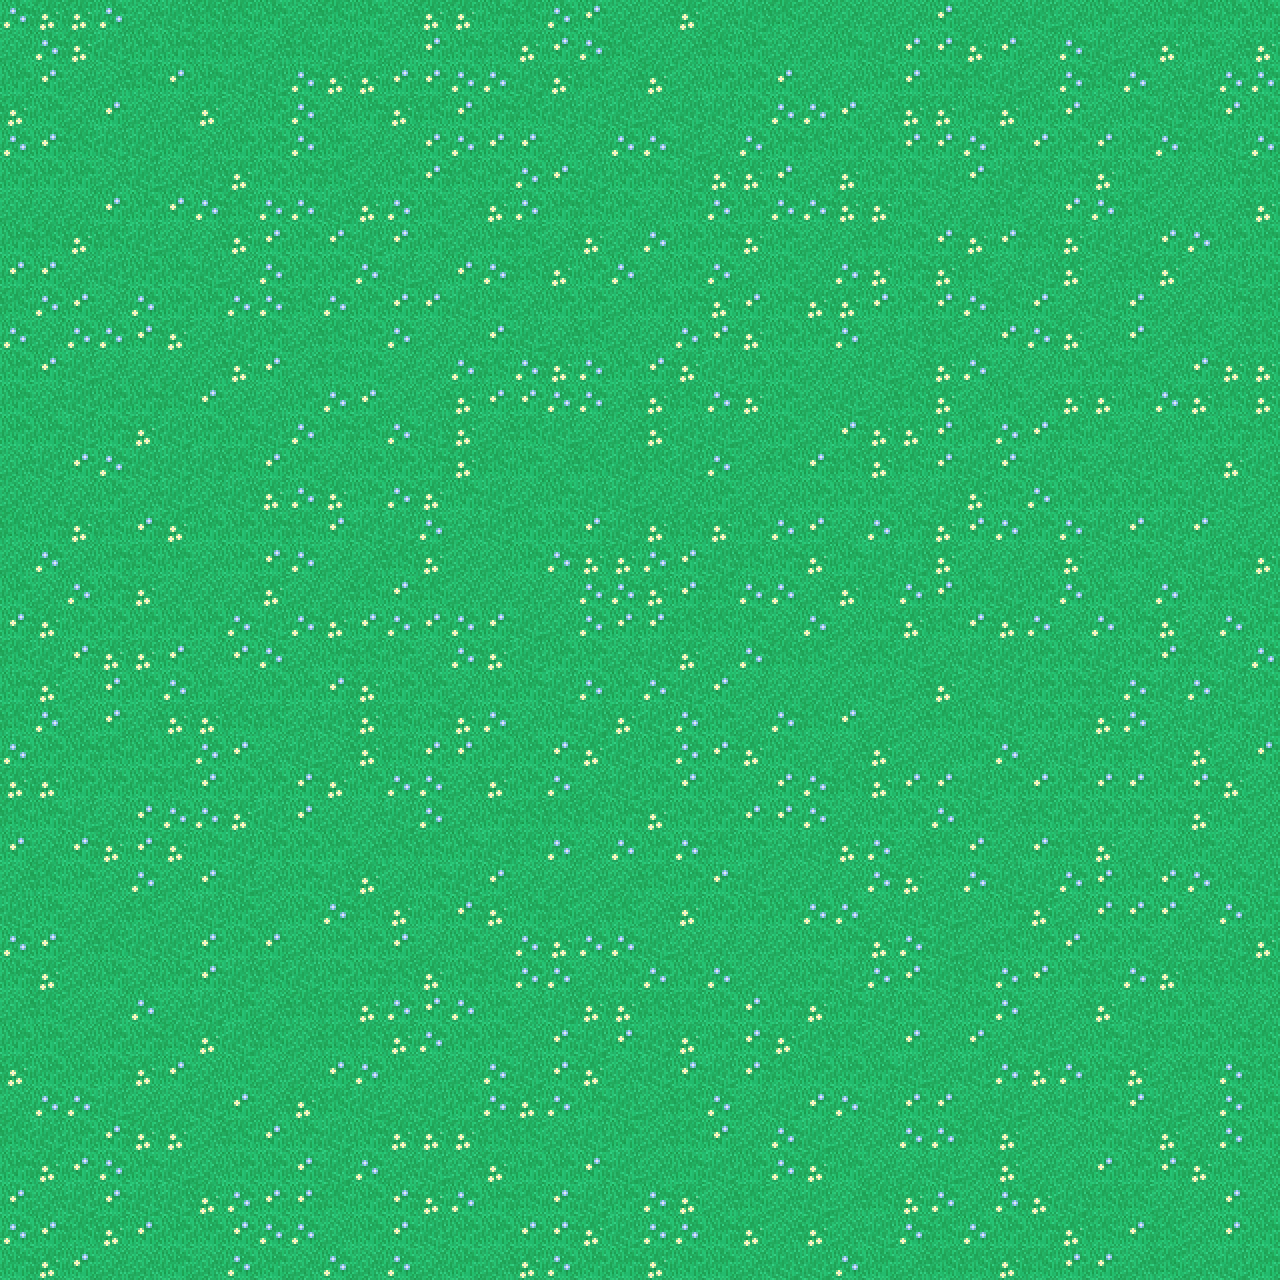

This is a level from a 2D game, rendered from its Tiled map with the project's own tilesets. A one-line summary and the complete map file follow:
An orthogonal 40x40 tile map with 32x32 px tiles, 1 tile layer (ground), 2 tilesets and 1 object (Exit).

<map version="1.0" orientation="orthogonal" width="40" height="40" tilewidth="32" tileheight="32">
 <tileset firstgid="1" name="grass" tilewidth="32" tileheight="32">
  <image source="tilesets/grass.png" width="96" height="192" />
 </tileset>
 <tileset firstgid="19" name="tilesheet" tilewidth="32" tileheight="32">
  <image source="tilesets/tilesheet.png" width="640" height="3136" />
 </tileset>
 <layer name="ground" width="40" height="40">
  <data encoding="csv">
178,177,177,178,196,197,217,217,218,196,217,218,198,177,177,218,217,178,176,196,196,177,196,197,217,196,198,198,198,176,196,196,197,196,218,196,216,217,216,218,
196,178,177,197,216,218,217,217,198,217,197,218,198,176,218,217,177,176,178,217,198,198,217,218,196,198,218,197,176,176,177,176,198,178,197,198,177,218,198,177,
218,176,196,198,217,176,216,197,197,178,177,177,176,176,178,178,197,177,217,198,177,196,216,216,176,196,198,216,176,216,217,197,196,178,217,178,196,197,178,178,
177,218,196,176,196,198,177,198,218,178,196,216,177,217,176,216,217,197,197,197,196,197,197,218,178,178,176,196,177,177,216,177,216,176,198,218,197,217,176,218,
178,176,217,197,197,216,198,216,216,178,218,198,196,176,178,176,176,196,198,178,178,197,198,178,218,217,216,218,176,176,178,218,176,218,176,216,178,217,197,178,
216,216,216,198,197,198,197,177,216,218,217,198,216,176,217,218,178,176,197,218,216,197,177,177,176,196,177,216,216,197,176,197,217,218,177,218,196,196,216,217,
198,196,198,176,216,176,178,217,178,178,197,177,178,216,198,177,178,216,217,216,196,218,178,216,178,178,177,177,218,196,198,217,198,176,178,217,198,196,196,177,
218,217,177,217,197,196,198,177,176,216,176,197,176,216,198,216,217,198,177,196,178,218,216,177,218,198,196,217,218,176,177,176,217,177,197,197,176,178,216,218,
176,176,196,197,218,218,197,198,178,216,216,178,197,198,176,178,217,177,218,178,196,218,178,198,216,196,178,177,216,177,217,198,197,177,196,217,177,198,197,218,
217,178,176,198,178,218,216,178,178,217,178,216,176,176,197,216,198,218,218,198,216,216,177,176,218,177,177,176,218,176,178,217,176,198,197,176,196,198,216,217,
178,196,178,178,176,177,196,197,218,196,217,218,178,198,196,176,197,196,217,196,198,178,176,177,216,216,178,196,197,217,198,176,178,177,196,176,196,217,198,217,
216,176,197,196,198,196,198,177,176,196,217,216,196,198,178,217,178,177,178,218,176,177,197,218,218,196,198,197,196,177,178,198,198,216,218,217,196,176,177,177,
218,198,197,216,216,217,176,196,196,216,178,176,196,196,177,176,176,178,178,196,177,217,178,177,218,198,197,198,217,177,198,218,198,177,177,218,178,177,217,177,
216,216,197,216,177,197,216,218,197,178,218,217,178,197,177,198,217,197,196,198,177,197,197,198,218,198,176,177,177,176,218,178,176,217,216,198,198,218,218,217,
198,197,176,178,197,197,197,217,176,216,198,218,218,218,177,217,216,196,217,197,217,197,178,198,217,176,217,177,217,176,197,176,197,218,198,197,216,196,177,197,
196,198,198,218,196,197,198,197,177,178,177,216,178,177,216,197,196,216,197,197,196,196,216,198,198,216,218,216,198,197,177,218,178,218,218,216,216,197,197,196,
217,218,177,217,176,177,216,218,216,217,176,197,197,178,198,197,218,218,176,197,177,217,177,216,178,176,198,178,218,177,176,178,218,178,197,176,197,176,198,196,
198,178,198,216,217,218,198,216,176,178,196,196,217,177,198,196,216,178,177,177,178,176,197,217,218,177,218,197,197,177,196,196,196,177,196,216,196,197,216,177,
218,198,178,218,177,198,196,196,177,196,198,217,176,217,196,198,198,196,178,178,177,176,217,178,178,196,177,217,178,176,216,197,216,178,216,198,178,218,217,197,
176,177,218,218,216,216,216,178,197,178,177,176,178,176,178,176,197,198,178,176,176,217,217,218,198,178,196,218,177,217,176,177,178,196,178,216,177,198,178,216,
217,197,176,177,177,176,196,176,178,196,216,217,216,198,178,177,197,218,216,196,197,177,198,178,217,217,196,217,197,198,197,197,216,218,197,218,176,217,197,178,
216,177,198,176,218,178,216,198,216,218,176,177,216,216,198,218,218,197,178,218,178,197,176,196,196,196,196,197,196,177,198,197,216,216,217,178,197,178,197,218,
217,178,196,176,198,177,177,217,217,196,197,177,217,218,177,178,196,216,197,177,197,178,218,198,178,217,176,196,198,217,216,197,216,216,177,178,198,197,216,197,
178,218,218,217,218,216,178,176,198,197,198,177,217,176,176,216,218,176,177,197,216,178,176,177,216,196,198,177,198,198,216,178,196,197,216,217,197,177,198,176,
177,177,216,216,216,217,176,216,218,176,177,218,178,178,198,177,216,178,196,197,218,176,218,196,176,178,217,177,176,176,197,218,176,218,176,176,216,176,177,196,
217,216,197,198,176,178,178,177,197,176,196,198,197,178,198,216,217,217,217,218,177,218,216,176,176,178,198,216,218,178,218,198,217,218,216,218,216,177,218,198,
176,196,176,177,176,177,218,197,218,218,218,198,217,217,216,197,217,178,198,178,216,178,217,216,196,197,177,178,198,217,176,196,176,217,177,196,196,216,196,196,
198,217,216,196,178,198,176,197,196,216,197,177,198,218,197,176,196,196,198,196,217,218,176,197,196,196,196,178,177,198,178,197,197,178,176,216,176,178,218,197,
197,218,198,198,217,198,197,218,198,216,178,217,177,216,176,177,218,217,198,217,196,177,216,218,216,178,178,198,197,197,196,218,177,198,176,176,176,198,178,218,
178,176,196,217,197,197,176,216,176,198,216,216,176,198,216,198,178,177,178,178,197,198,198,198,198,216,218,177,178,197,198,217,218,176,218,216,196,218,197,177,
218,177,196,218,196,216,176,197,217,197,216,216,217,177,218,217,178,178,198,216,178,218,178,198,198,216,197,178,176,197,217,178,176,216,217,178,177,217,217,217,
198,217,198,198,178,196,197,216,198,217,217,177,178,176,178,216,198,197,177,177,217,217,216,176,218,177,218,197,216,196,216,178,196,198,177,197,216,216,196,196,
216,216,198,218,218,217,177,197,217,196,217,217,177,178,216,218,198,176,197,176,197,177,218,176,177,197,217,198,176,196,176,198,197,198,218,197,217,216,218,217,
177,216,218,218,177,176,196,216,196,196,176,178,216,196,198,178,197,176,177,196,197,176,197,176,217,218,216,218,197,198,197,178,177,178,218,177,196,217,178,217,
198,178,178,197,198,196,197,176,196,177,217,197,198,197,216,178,177,178,216,197,196,217,178,196,197,176,178,197,176,176,196,197,198,197,216,176,197,198,178,216,
217,197,218,176,177,177,198,217,176,218,197,218,177,177,177,217,217,196,197,216,196,217,176,196,178,197,198,198,178,178,217,177,198,198,218,197,177,196,178,218,
216,177,176,178,216,197,198,216,218,176,197,178,196,197,196,177,216,216,176,197,198,218,197,218,178,177,216,196,198,197,196,177,196,198,176,216,176,177,216,198,
176,198,197,176,197,197,177,178,176,176,217,218,176,177,178,218,217,176,197,218,178,177,198,217,198,197,198,217,177,178,196,178,177,197,217,217,198,198,176,198,
178,176,217,177,176,218,216,176,178,178,196,218,176,197,216,216,176,176,177,197,178,178,216,177,196,177,198,197,178,217,178,218,216,177,217,176,217,198,176,216,
218,177,176,198,196,218,196,178,218,198,178,196,178,198,216,196,177,178,218,216,177,216,216,198,197,197,178,216,198,217,217,177,217,176,176,196,217,196,197,216
</data>
 </layer>
 <objectgroup name="entities" width="40" height="40" />
 <objectgroup name="zones" width="40" height="40">
  <object type="Exit" x="0" y="0" width="64" height="1280">
   <properties>
    <property name="dest" value="map0" />
    <property name="ox" value="-32" />
    <property name="oy" value="0" />
   </properties>
  </object>
 </objectgroup>
 <objectgroup name="lighting" width="40" height="40" />
</map>
